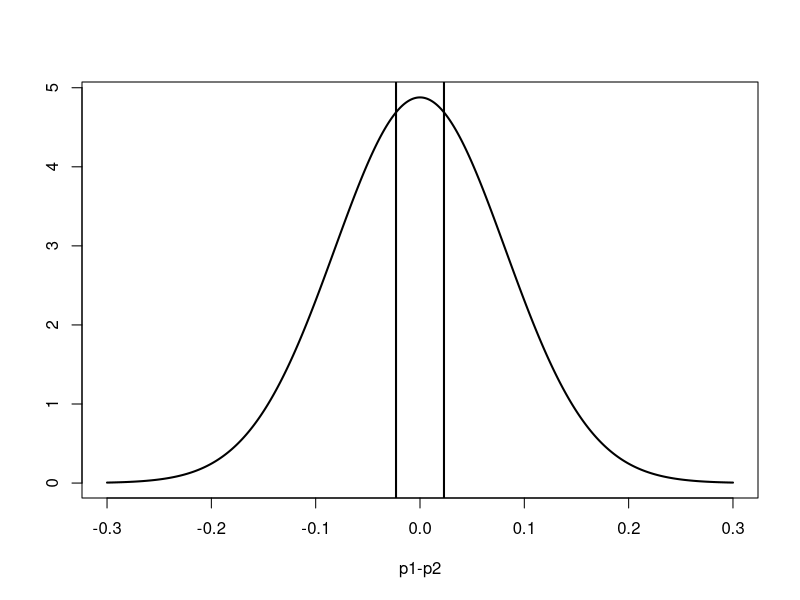

Write the R code that produced this figure.
## ---- chunk 1
#| echo: false
#| message: false
library(tidyverse)
## ---- chunk 2
p1 <- 40 / (40 + 18)
p2 <- 50 / (50 + 25)
n1 <- 40 + 18
n2 <- 50 + 25
point_estimate <- p1 - p2
point_estimate
## ---- chunk 3
cv <- qnorm(0.975)
cv
## ---- chunk 4
se <- sqrt( (p1 * (1-p1) / n1) + (p2 * (1-p2) / n2) ) 
se
## ---- chunk 5
point_estimate - cv * se
point_estimate + cv * se
## ---- chunk 6
p_pooled <- (p1*n1 + p2*n2) / (n1+n2)
p_pooled
## ---- chunk 7
se <- sqrt( (p_pooled * (1-p_pooled) / n1) + (p_pooled * (1-p_pooled) / n2) )
se
## ---- chunk 8
point_estimate
pnorm(-point_estimate, mean = 0, sd = se)
pnorm(-point_estimate, mean = 0, sd = se) * 2
## ---- chunk 9
x <- seq(-.3, .3, length = 1000)
y <- dnorm(x, mean = 0, sd = se)
plot(x, y, type = "l", lwd = 2, xlab = 'p1-p2', ylab = '')
abline(v = point_estimate, lwd = 2, lty = 1)
abline(v = -point_estimate, lwd = 2, lty = 1)
## ---- chunk 10
x <- c(5.75, 6.22, 5.52, 5.55, 5.48, 4.72, 5.84, 5.38, 
       5.74, 6.20, 6.78, 5.74, 5.21, 5.55, 6.70, 4.73, 
       5.86, 5.38, 4.98, 5.17, 6.17, 5.62, 5.98, 5.62, 
       5.96, 6.18, 5.12, 5.92, 5.38, 4.78, 4.46, 5.50, 
       5.22, 5.38, 5.54, 5.06, 5.66, 5.50, 6.33, 4.68, 
       5.45, 6.69, 5.60, 4.90, 5.18, 5.46, 5.47, 5.43, 
       5.58, 5.71)

# sample size
n <- 50

# sample mean
x_bar <- mean(x)

# sample standard deviation
s <- sd(x)

# standard error
se <- s / sqrt(n)

# critical value
cv <- qt(0.975, df = n-1)

# lower bound
x_bar - cv * se

# upper bound
x_bar + cv * se
## ---- chunk 11
# t statistic
t <- (x_bar - 6) / se
t
## ---- chunk 12
# p-value

pt(t, df = n-1) * 2
